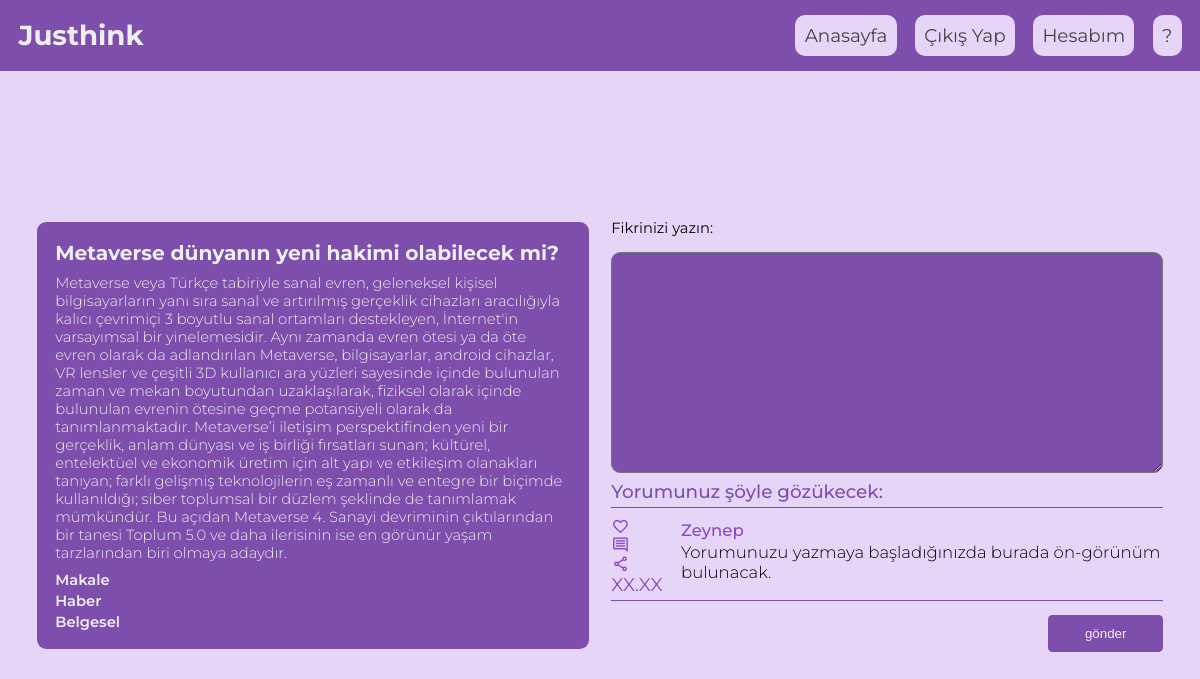
The app's page /discord/send_idea (signed in) with its own data.
### discord/models.py (models this page shows)
class Topic(models.Model):
    id = models.AutoField(primary_key=True)
    idea_name = models.CharField(max_length=100)
    idea_description = models.TextField()
    idea_genre = models.CharField(max_length=10, choices=IDEA_GENRES, default='trend')
    idea_deadline = models.DateTimeField(default=datetime.datetime.now())

### discord/views.py (the view)
# urls.py: path('send_idea', send_idea_view),
@login_required
def send_idea_view(request):
    try:
        profile = Profile.objects.get(Q(user = request.user))
    except Profile.DoesNotExist:
        profile = {'ui_theme': 'tema1'}
    except TypeError:
        profile = {'ui_theme': 'tema1'}
    return render(request, 'send_idea.html', {'topic': Topic.objects.first(), 'profile': profile})

### templates/send_idea.html (shortened to what this page needs)
{% extends 'base.html' %}
{% block head %} <link rel="stylesheet" href="/static/send_idea.css"> <link rel="stylesheet" href="/static/home.css"> <script src="/static/send_idea.js" defer></script> {% endblock head %}
{% block content %}
    <div class="current_topic">
        <h5>{{topic.idea_name}}</h5>
        <p>{{topic.idea_description}}</p>
        <div class="ekler">
            <a href="https://dergipark.org.tr/tr/download/article-file/2461841" target="_blank">Makale</a>
            <a href="https://www.milliyet.com.tr/molatik/teknoloji/metaverse-nedir-6638788" target="_blank">Haber</a>
            <a href="https://www.youtube.com/watch?v=WL-IMYqVn8s" target="_blank">Belgesel</a>
        </div>
    </div>
    <div class="your-idea">
        <form action="./send_idea_to_server" method="post">
            <label for="idea">Fikrinizi yazın:</label>
            <textarea name="idea" id="idea" cols="30" rows="10" class="textfield-primary idea" style="height: 12rem; width: 100%" wrap="hard" style="font-size: 155px"></textarea>
            <div class="preview">
                <h6>Yorumunuz şöyle gözükecek:</h6>
                <div class="idea">
                    <div class="left-layout">
                        <div class="interactions">
                            <a class="material-symbols-outlined">favorite<a>
                            <a class="material-symbols-outlined">comment<a>
                            <a class="material-symbols-outlined">share<a>
                        </div>
                        <span class="datetime">XX.XX</span>
                    </div>
                    <div class="right-layout">
                        <h4><a href="./auth/profile/{{idea.idea_author.username}}">{{user.username}}</a></h4>
                        <p class="reason">Yorumunuzu yazmaya başladığınızda burada ön-görünüm bulunacak.</p>
                    </div>
                </div>
            </div>
            <input type="submit" value="gönder" class="btn-primary">
        </form>
    </div>
{% endblock content %}

### static/index.css (style rules this page uses)
html { overflow-x: hidden; }

### static/send_idea.css (style rules this page uses)
.current_topic { flex-basis: 49%; background-color: var(--color-primary); border-radius: .5rem; font-size: .8rem; color: var(--color-white); padding: 1rem; }
.current_topic h5 { font-size: 1.1rem; margin-bottom: .5rem; }
.current_topic p { font-weight: 300; }
.current_topic a { display: block; color: var(--color-white); font-weight: 600; margin-top: .15rem; }
.ekler { margin-top: .5rem; }
.your-idea { flex-basis: 49%; font-size: .8rem; color: #000; }
.your-idea h6 { margin-top: .4rem; font-size: 1rem; color: var(--color-primary); font-weight: 500; position: relative; }
.your-idea h6::after { content: ''; position: absolute; left: 0; bottom: -.25rem; width: 100%; height: 1px; background-color: var(--color-primary); }
.idea { font-family: 'Montserrat'; font-size: 1rem; }
.your-idea .idea { margin-top: .8rem; position: relative; }
.your-idea .idea::after { content: ''; position: absolute; left: 0; bottom: -.25rem; width: 100%; height: 1px; background-color: var(--color-primary); }
input[type = "submit"] { float: right; margin-top: 1rem; }
p.reason { word-break: break-all; white-space: normal; }

### static/home.css (style rules this page uses)
.idea { display: flex; align-items: flex-start; flex-basis: 50%; position: relative; }
.idea .left-layout { display: flex; flex-direction: column; margin-right: 1rem; }
.idea .interactions { display: flex; flex-direction: column; }
.idea .left-layout * { color: var(--color-primary-dark); }
.idea .interactions a { transition: all .1s ease-in; }
.idea .right-layout { display: flex; flex-direction: column; gap: .1rem; font-size: .9rem; }
.idea .right-layout h4 a { color: var(--color-primary-dark) !important; font-weight: 500; }
.idea .right-layout p { font-weight: 300; word-wrap: break-all; white-space: normal; }

### records on screen
Topic: idea_name "Metaverse dünyanın yeni hakimi olabilecek mi?", idea_description "Metaverse veya Türkçe tabiriyle sanal evren, geleneksel kişisel bilgisayarların yanı sıra sanal ve artırılmış gerçeklik cihazları aracılığıyla kalıcı çevrimiçi 3 boyutlu sanal ortamları destekleyen, İnternet'in varsayımsal bir yinelemesidir. Aynı zamanda evren ötesi ya da öte evren olarak da adlandırılan Metaverse, bilgisayarlar, android cihazlar, VR lensler ve çeşitli 3D kullanıcı ara yüzleri sayesinde içinde bulunulan zaman ve mekan boyutundan uzaklaşılarak, fiziksel olarak içinde bulunulan evrenin ötesine geçme potansiyeli olarak da tanımlanmaktadır. Metaverse’i iletişim perspektifinden yeni bir gerçeklik, anlam dünyası ve iş birliği fırsatları sunan; kültürel, entelektüel ve ekonomik…"

### other values on screen
{{ user.username }} "Zeynep"
